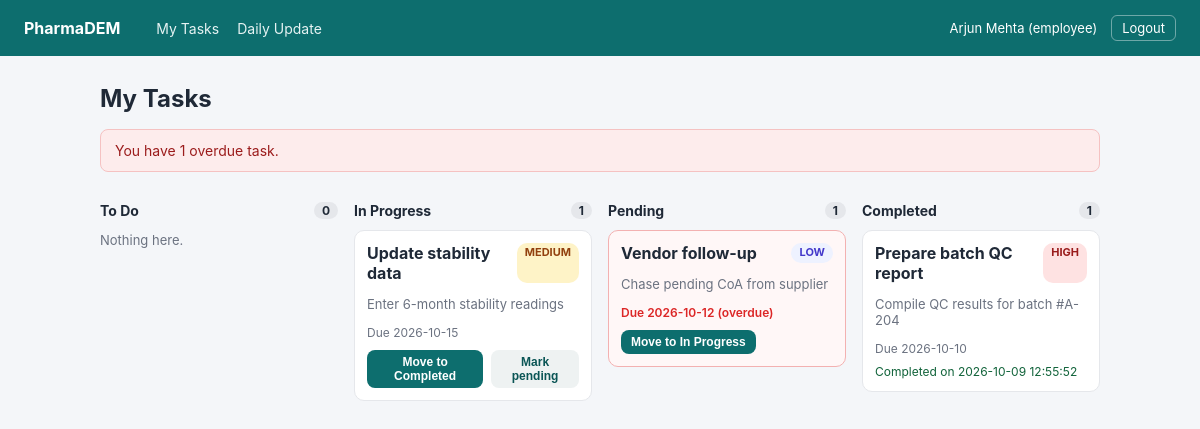
/index.php?r=employee/dashboard (signed in), run on the app's committed database.
### tables this page shows
CREATE TABLE tasks (
  id          INT AUTO_INCREMENT PRIMARY KEY,
  title       VARCHAR(200) NOT NULL,
  description TEXT,
  assigned_to INT NOT NULL,
  assigned_by INT NOT NULL,
  priority    ENUM('low','medium','high') NOT NULL DEFAULT 'medium',
  status      ENUM('todo','in_progress','pending','completed') NOT NULL DEFAULT 'todo',
  due_date    DATE,
  completed_at DATETIME DEFAULT NULL,
  created_at  TIMESTAMP NOT NULL DEFAULT CURRENT_TIMESTAMP,
  CONSTRAINT fk_task_employee FOREIGN KEY (assigned_to) REFERENCES users(id) ON DELETE CASCADE,
  CONSTRAINT fk_task_manager  FOREIGN KEY (assigned_by) REFERENCES users(id) ON DELETE CASCADE,
  INDEX idx_assigned_to (assigned_to),
  INDEX idx_status (status),
  INDEX idx_due_date (due_date)
);

### app/helpers.php (called while the page is built, shortened)
<?php
function esc(?string $value): string
{
    return htmlspecialchars($value ?? '', ENT_QUOTES, 'UTF-8');
}
function render(string $name, array $data = []): void
{
    extract($data);
    require __DIR__ . "/views/$name.php";
    require __DIR__ . '/views/layout.php';
}

### app/EmployeeController.php (called while the page is built, shortened)
<?php
class EmployeeController
{
    public static function dashboard(): void
    {
        $columns = array_fill_keys(array_keys(Tasks::STATUSES), []);
        $overdueCount = 0;
        foreach (Tasks::forEmployee(Auth::id()) as $task) {
            $columns[$task['status']][] = $task;
            if (Tasks::isOverdue($task)) {
                $overdueCount++;
            }
        }
        render('employee_dashboard', [
            'title'        => 'My Tasks',
            'columns'      => $columns,
            'overdueCount' => $overdueCount,
        ]);
    }
}

### public/index.php (called while the page is built, shortened)
<?php
$root = dirname(__DIR__);
date_default_timezone_set((require "$root/config.php")['timezone']);
$routes = [
    'login'               => ['GET',  'AuthController', 'showLogin'],
    'login.submit'        => ['POST', 'AuthController', 'login'],
    'logout'              => ['GET',  'AuthController', 'logout'],
    'dashboard'           => ['GET',  'AuthController', 'dashboard'],
    'employee/dashboard'  => ['GET',  'EmployeeController', 'dashboard'],
    'employee/updates'    => ['GET',  'EmployeeController', 'updates'],
    'task/status'         => ['POST', 'EmployeeController', 'updateStatus'],
    'daily/save'          => ['POST', 'EmployeeController', 'saveUpdate'],
    'manager/dashboard'   => ['GET',  'ManagerController', 'dashboard'],
    'manager/tasks'       => ['GET',  'ManagerController', 'tasks'],
    'manager/task/new'    => ['GET',  'ManagerController', 'newTask'],
    'manager/task/create' => ['POST', 'ManagerController', 'createTask'],
    'manager/task/edit'   => ['GET',  'ManagerController', 'editTask'],
    'manager/task/update' => ['POST', 'ManagerController', 'updateTask'],
    'manager/task/delete' => ['POST', 'ManagerController', 'deleteTask'],
    'manager/reports'     => ['GET',  'ManagerController', 'reports'],
];
$route = $_GET['r'] ?? 'login';
[$httpMethod, $class, $action] = $routes[$route];
try {
    $class::$action();
} catch (PDOException $e) {
    error_log('DB error: ' . $e->getMessage());
    http_response_code(500);
    exit('Database error. Did you import sql/schema.sql and set the DB details in config.php?');
}

### app/Auth.php (called while the page is built, shortened)
<?php
class Auth
{
    public static function id(): ?int
    {
        return $_SESSION['user']['id'] ?? null;
    }
}

### config.php (called while the page is built)
<?php
return [
    'timezone' => getenv('APP_TZ') ?: 'Asia/Kolkata',
    'db' => [
        'host'    => getenv('DB_HOST') ?: '127.0.0.1',
        'port'    => getenv('DB_PORT') ?: '3306',
        'name'    => getenv('DB_NAME') ?: 'pharmadem',
        'user'    => getenv('DB_USER') ?: 'root',
        'pass'    => getenv('DB_PASS') ?: '',
        'charset' => 'utf8mb4',
    ],
];

### app/Database.php (called while the page is built)
<?php
class Database
{
    private static ?PDO $pdo = null;
    public static function connection(): PDO
    {
        if (self::$pdo === null) {
            $cfg = (require __DIR__ . '/../config.php')['db'];
            $dsn = sprintf(
                'mysql:host=%s;port=%s;dbname=%s;charset=%s',
                $cfg['host'], $cfg['port'], $cfg['name'], $cfg['charset']
            );
            self::$pdo = new PDO($dsn, $cfg['user'], $cfg['pass'], [
                PDO::ATTR_ERRMODE            => PDO::ERRMODE_EXCEPTION,
                PDO::ATTR_DEFAULT_FETCH_MODE => PDO::FETCH_ASSOC,
                PDO::ATTR_EMULATE_PREPARES   => false,
            ]);
            self::$pdo->exec("SET time_zone = '" . date('P') . "'");
        }
        return self::$pdo;
    }
}

### app/Tasks.php (called while the page is built, shortened)
<?php
class Tasks
{
    public static function isOverdue(array $task): bool
    {
        return $task['status'] !== 'completed'
            && !empty($task['due_date'])
            && $task['due_date'] < date('Y-m-d');
    }
    public static function forEmployee(int $employeeId): array
    {
        $stmt = Database::connection()->prepare(
            "SELECT * FROM tasks t
             WHERE t.assigned_to = ?
             ORDER BY t.due_date IS NULL, t.due_date"
        );
        $stmt->execute([$employeeId]);
        return $stmt->fetchAll();
    }
}

### app/views/employee_dashboard.php (the view, shortened to what this page needs)
<?php
$moveTo = ['todo' => 'in_progress', 'in_progress' => 'completed', 'pending' => 'in_progress'];
?>
<h1>My Tasks</h1>
<?php if ($overdueCount > 0): ?>
    <div class="flash flash-error">You have <?= $overdueCount ?> overdue task<?= $overdueCount > 1 ? 's' : '' ?>.</div>
<?php endif; ?>
<div class="board">
    <?php foreach (Tasks::STATUSES as $key => $label): ?>
        <section class="column">
            <h2><?= esc($label) ?> <span class="count"><?= count($columns[$key]) ?></span></h2>
            <?php if (!$columns[$key]): ?>
                <p class="muted small">Nothing here.</p>
            <?php endif; ?>
            <?php foreach ($columns[$key] as $task): ?>
                <?php $overdue = Tasks::isOverdue($task); ?>
                <article class="card<?= $overdue ? ' card-overdue' : '' ?>">
                    <div class="card-top">
                        <strong><?= esc($task['title']) ?></strong>
                        <span class="pill pill-<?= esc($task['priority']) ?>"><?= esc($task['priority']) ?></span>
                    </div>
                    <?php if ($task['description']): ?>
                        <p class="muted small"><?= esc($task['description']) ?></p>
                    <?php endif; ?>
                    <div class="card-meta">
                        <?php if ($task['due_date']): ?>
                            <span class="<?= $overdue ? 'due-over' : '' ?>">
                                Due <?= esc($task['due_date']) ?><?= $overdue ? ' (overdue)' : '' ?>
                            </span>
                        <?php else: ?>
                            No due date
                        <?php endif; ?>
                    </div>
                    <?php if ($task['status'] === 'completed'): ?>
                        <div class="done-at">Completed on <?= esc($task['completed_at']) ?></div>
                    <?php else: ?>
                        <form method="post" action="index.php?r=task/status" class="inline-actions">
                            <?php if (isset($moveTo[$task['status']])): ?>
                                <?php $next = $moveTo[$task['status']]; ?>
                                <button name="status" value="<?= esc($next) ?>" class="btn-sm">
                                    Move to <?= esc(Tasks::STATUSES[$next]) ?>
                                </button>
                            <?php endif; ?>
                            <?php if ($task['status'] !== 'pending'): ?>
                                <button name="status" value="pending" class="btn-sm btn-ghost">Mark pending</button>
                            <?php endif; ?>
                        </form>
                    <?php endif; ?>
                </article>
            <?php endforeach; ?>
        </section>
    <?php endforeach; ?>
</div>

### public/assets/style.css (style rules this page uses)
:root { --bg: #f4f6f9; --card: #ffffff; --ink: #1f2937; --muted: #6b7280; --line: #e5e7eb; --brand: #0d6e6e; --brand-dark: #0a5555; --danger: #dc2626; --warn: #d97706; }
* { box-sizing: border-box; }
body { margin: 0; font-family: -apple-system, Segoe UI, Roboto, Helvetica, Arial, sans-serif; background: var(--bg); color: var(--ink); }
h1 { font-size: 24px; margin: 0 0 16px; }
h2 { font-size: 17px; }
.muted { color: var(--muted); }
.small { font-size: 13px; }
.flash { padding: 12px 14px; border-radius: 8px; margin-bottom: 18px; font-size: 14px; }
.flash-error { background: #fdecec; color: #9b1c1c; border: 1px solid #f5c2c2; }
button { margin-top: 16px; background: var(--brand); color: #fff; border: 0; padding: 10px 16px; border-radius: 8px; font-size: 14px; font-weight: 600; cursor: pointer; }
.board { display: grid; grid-template-columns: repeat(4, 1fr); gap: 16px; align-items: start; }
.column h2 { display: flex; justify-content: space-between; align-items: center; font-size: 14px; }
.count { background: #e5e7eb; border-radius: 10px; padding: 1px 8px; font-size: 12px; }
.card { background: var(--card); border: 1px solid var(--line); border-radius: 10px; padding: 12px; margin-bottom: 12px; }
.card-overdue { border-color: #f3b1b1; background: #fff7f7; }
.card-top { display: flex; justify-content: space-between; gap: 8px; }
.card-meta { font-size: 12px; color: var(--muted); margin-top: 8px; }
.due-over { color: var(--danger); font-weight: 600; }
.inline-actions { display: flex; gap: 8px; margin-top: 0; }
.btn-sm { margin-top: 10px; padding: 5px 10px; font-size: 12px; }
.btn-ghost { background: #eef2f2; color: var(--brand-dark); }
.done-at { font-size: 12px; color: #11633a; margin-top: 8px; }
.pill { font-size: 11px; text-transform: uppercase; padding: 2px 8px; border-radius: 10px; font-weight: 700; }
.pill-low { background: #eef2ff; color: #4338ca; }
.pill-medium { background: #fef3c7; color: #92400e; }
.pill-high { background: #fee2e2; color: #991b1b; }

### data on the page
tasks: title "Update stability data", priority "MEDIUM", description "Enter 6-month stability readings", due_date "2026-10-15", status "Completed", shows "Mark pending"
tasks: title "Vendor follow-up", priority "LOW", description "Chase pending CoA from supplier", due_date "2026-10-12", status "(overdue)", next "In Progress"
tasks: title "Prepare batch QC report", priority "HIGH", description "Compile QC results for batch #A-204", due_date "2026-10-10", completed_at "2026-10-09 12:55:52"

### other printed values
$user['name'] "Arjun Mehta"
$user['role'] "employee"
$overdueCount "1"
$label "To Do"
count($columns[$key]) "0"
$label "In Progress"
count($columns[$key]) "1"
$label "Pending"
$label "Completed"
